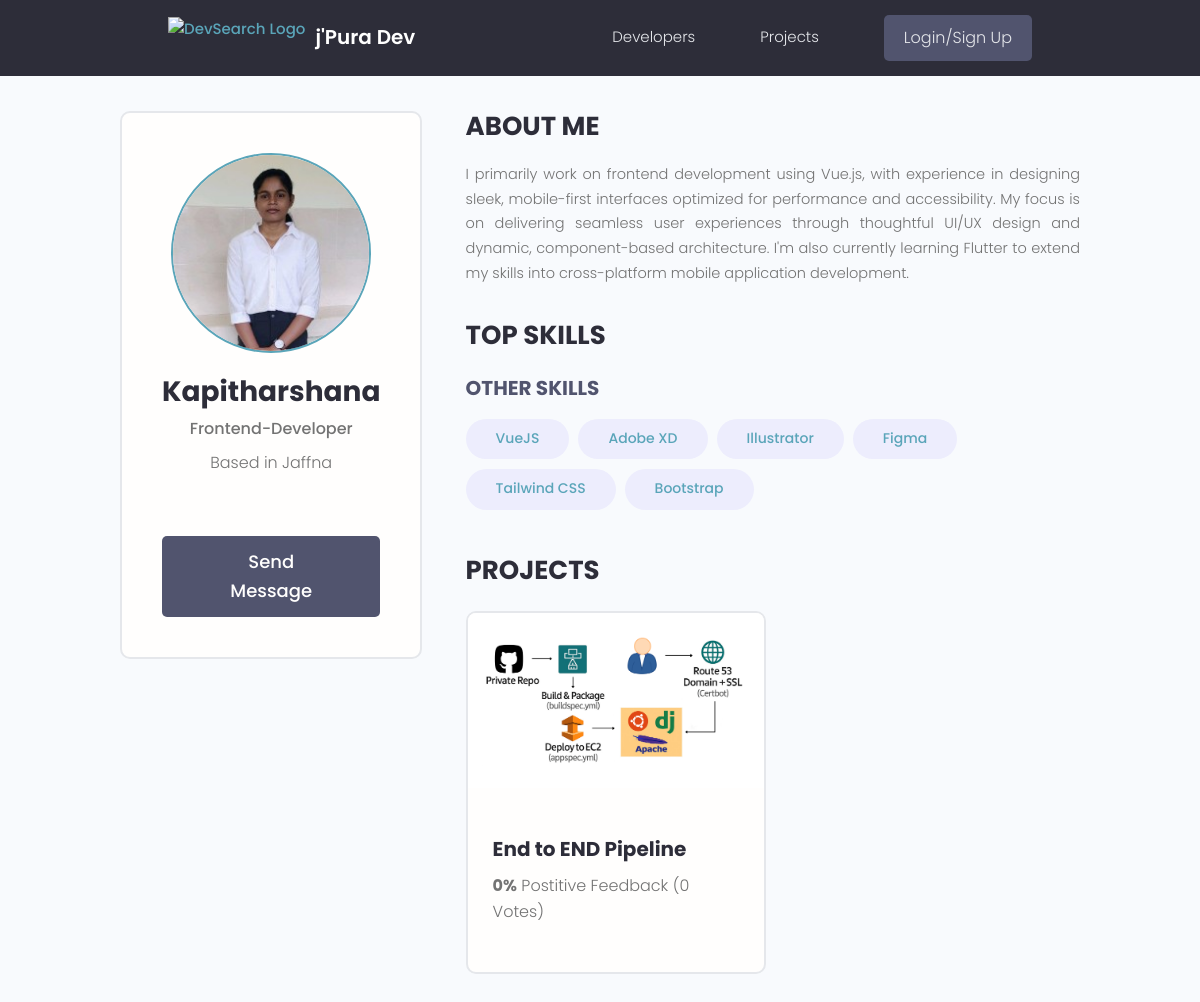
The app's page /profile/kapitharshana/, older data.
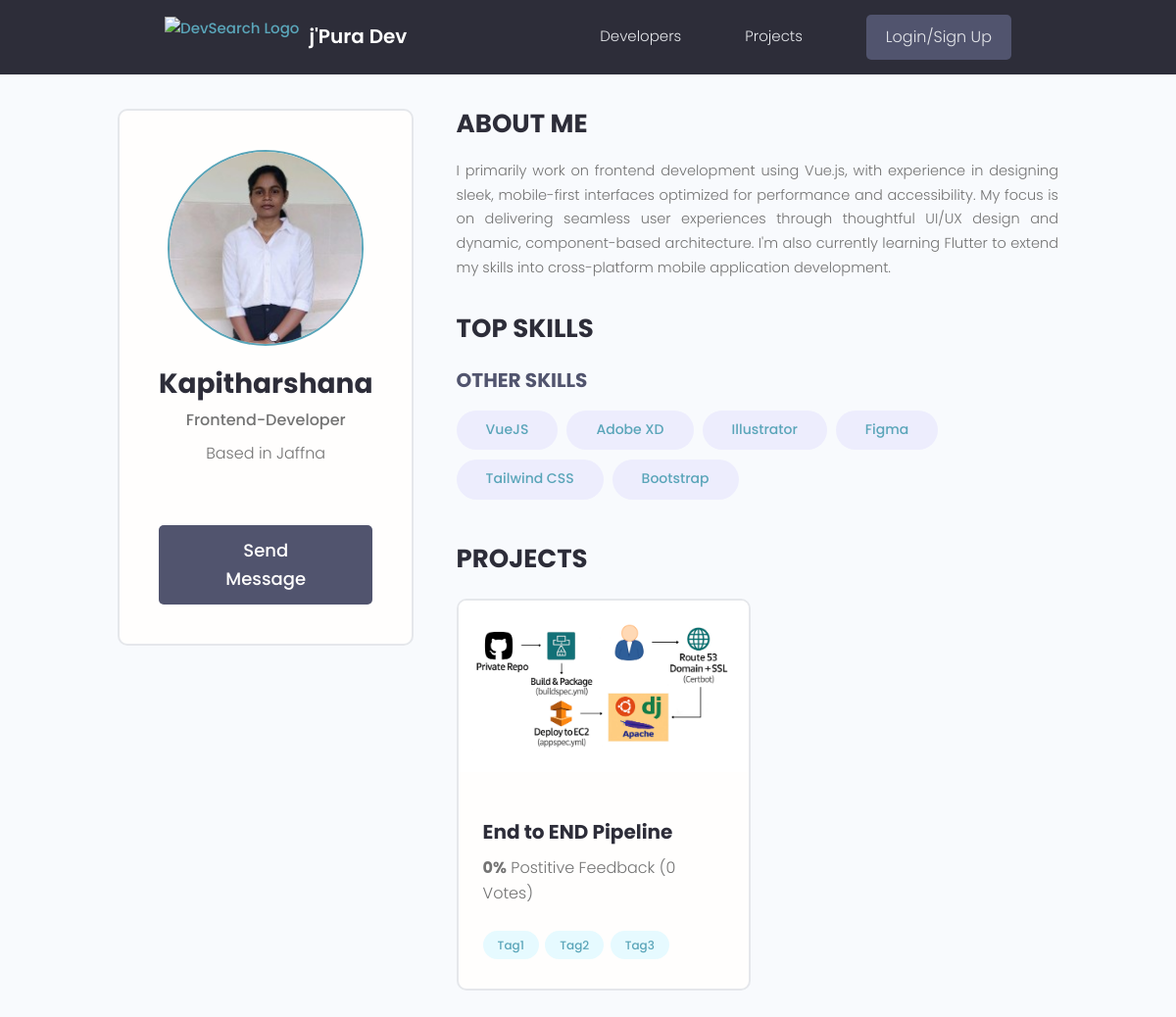
The same page, newer data.
### home/models.py (models this page shows, shortened)
class Skill(models.Model):
    owner = models.ForeignKey(User, on_delete=models.CASCADE)
    name = models.CharField(max_length=16)
    description = models.TextField(blank=True, null=True)
    created = models.DateTimeField(auto_now_add=True)

class Project(models.Model):
    owner = models.ForeignKey(User, on_delete=models.CASCADE)
    title = models.CharField(max_length=30)
    description = models.TextField()
    source_link = models.CharField(max_length=200, blank=True, null=True)
    image = models.ImageField(upload_to='uploaded_project_model/', blank=True, null=True)
    vote_total = models.IntegerField(default=0)
    vote_ratio = models.IntegerField(default=0)
    created = models.DateTimeField(auto_now_add=True)
    class Meta:
        ordering = ['-created']

class Tag(models.Model):
    name = models.CharField(max_length=16)
    project = models.ForeignKey(Project, on_delete=models.CASCADE)
    created = models.DateField(auto_now_add=True)

### home/views.py (the view)
# urls.py: path('profile/<str:username>/', profile, name = 'profile'),
def profile(request,username):
    current_user = User.objects.get(username = username)
    projects = current_user.project_set.all()
    top_skills = current_user.skill_set.exclude(description__exact = '')
    mini_skills = current_user.skill_set.filter(description__exact = '')
    context = {'current_user':current_user, 'projects':projects, 'top_skills':top_skills, 'mini_skills':mini_skills}
    return render(request, 'home/profile.html', context)

### home/templates/home/profile.html (shortened to what this page needs)
{% extends 'base.html' %}
{% load static %}
{% block content %}
  <main class="profile my-md">
    <div class="container">
      <div class="layout">
        <div class="column column--1of3">
          <div class="card text-center">
            <div class="card__body dev">
            {% if current_user.profile.image %}
              <img class="avatar avatar--xl" src="{{current_user.profile.image.url}}" />
            {% else %}
              <img class="avatar avatar--xl" src="{% static 'static_profile_model/default.jpg' %}" />
            {% endif %}
              <h2 class="dev__name">{{current_user.profile.name}}</h2>
              <p class="dev__title">{{current_user.profile.short_intro}}</p>
              <p class="dev__location">Based in {{current_user.profile.location}}</p>
              {% if request.user != current_user %}
                <a href="{% url 'message-create' current_user.username %}" class="btn btn--sub btn--lg">Send Message </a>
            {% endif %}
            </div>
          </div>
        </div>
        <div class="column column--2of3">
          <div class="devInfo">
            <h3 class="devInfo__title">About Me</h3>
            <p class="devInfo__about">
                {{current_user.profile.bio}}
            </p>
          </div>
          <div class="devInfo">
            <h3 class="devInfo__title">Top Skills</h3>
            <div class="devInfo__skills">
              <h3 class="devInfo__subtitle">Other Skills</h3>
              <div class="devInfo__otherSkills">
                {% for skill in mini_skills %}
                    <span class="tag tag--pill tag--sub tag--lg">
                      <small>
                        <a href="{% url 'profile' skill.owner.username %}">
                          {{skill.name}}
                        </a>
                      </small>
                    </span>
                {% endfor %}
              </div>
            </div>
          </div>
          <div class="devInfo">
            <h3 class="devInfo__title">Projects</h3>
            <div class="grid grid--two">
            {% for project in projects %}
              <div class="column">
                <div class="card project">
                  <a href="{% url 'project' project.id %}" class="project">
                    {% if project.image %}
                        <div style="width: 100%; height: 200px; overflow: hidden; position: relative;">
                        <img style="width: 100%; height: auto; object-fit: contain; "
                        class="project__thumbnail" src="{{project.image.url}}" alt="project thumbnail" />
                        </div>
                    {% else %}
                        <div style="width: 100%; height: 200px; overflow: hidden; position: relative;">
                        <img style="width: 100%; height: auto; object-fit: contain; "
                        class="project__thumbnail" src="{% static 'static_project_model/default.jpg' %}" alt="project thumbnail" />
                        </div>
                    {% endif %}
                    <div class="card__body">
                      <h3 class="project__title">{{project.title}}</h3>
                      <p class="project--rating">
                        <span style="font-weight: bold;">{{project.vote_ratio}}%</span> Postitive
                        Feedback ({{project.vote_total}} Vote{{project.vote_total|pluralize:'s'}})
                      </p>
                      <div class="project__tags">
                        {% for tag in project.tag_set.all %}
                            <span class="tag tag--pill tag--main">
                            <small>{{tag.name}}</small>
                            </span>
                        {% endfor %}
                      </div>
                    </div>
                  </a>
                </div>
              </div>
            {% endfor %}
            </div>
          </div>
        </div>
      </div>
    </div>
  </main>
{% endblock content %}

Row changes from the older to the newer data that the page shows:
added Tag: name "Tag1"
added Tag: name "Tag2"
added Tag: name "Tag3"
